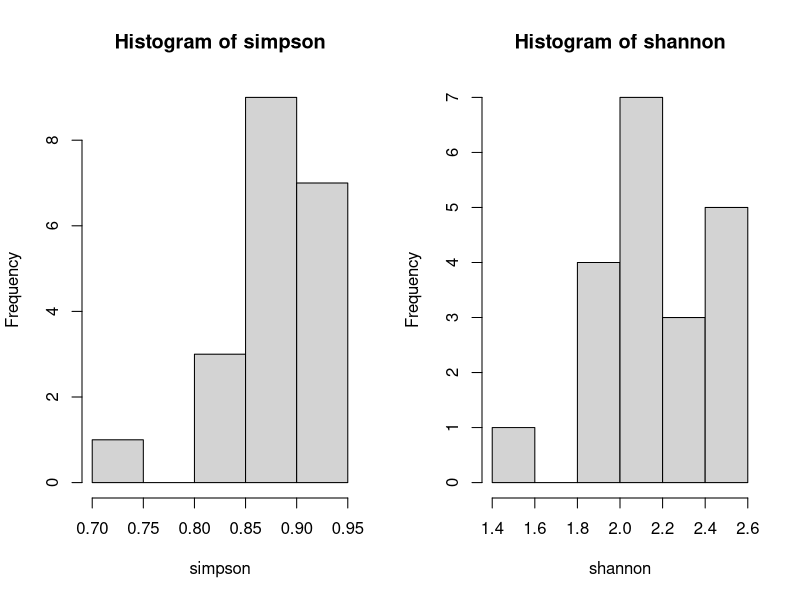
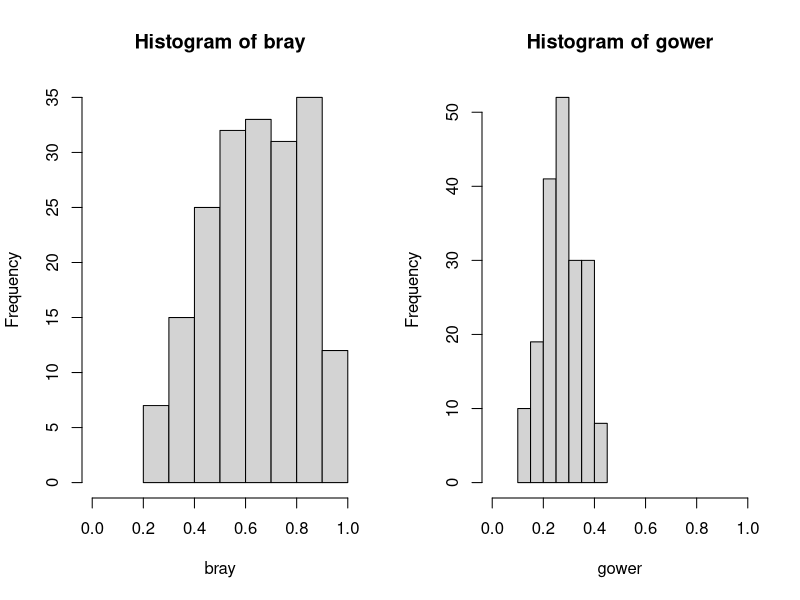
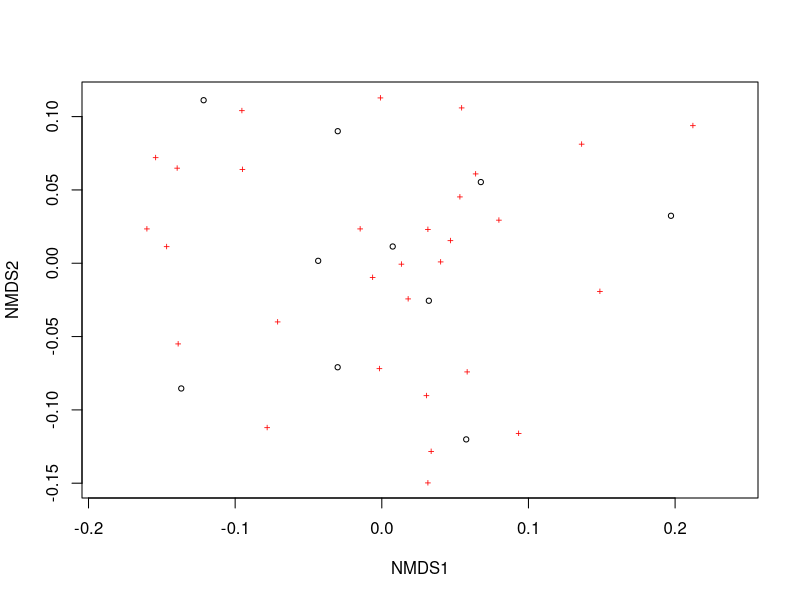
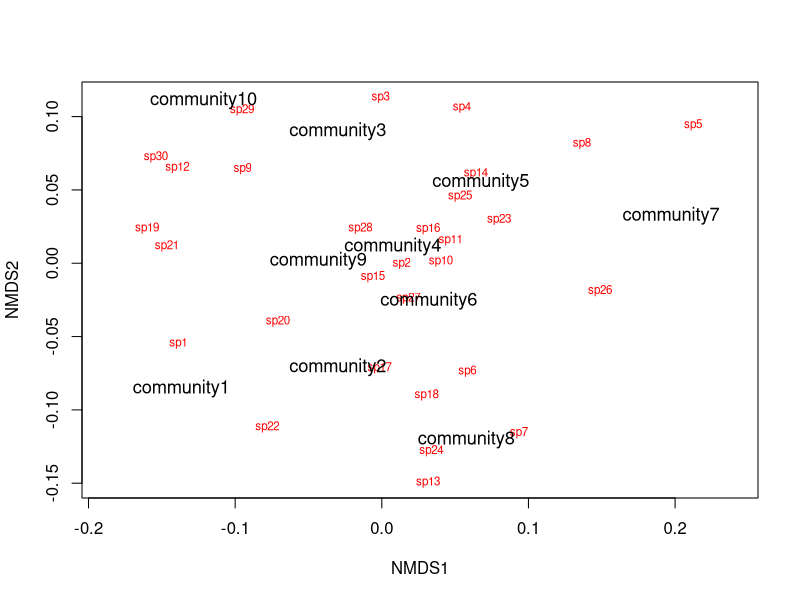

The R source for these figures, in order: (Note: this script raises an error after producing the figures.)
## ---- chunk 1
knitr::opts_chunk$set(fig.width = 6,fig.height = 6,
                        echo = TRUE, warning=FALSE,message=FALSE)
## ---- chunk 2
library(vegan)

#1. load data
data(dune) # Vegetation and Environment in Dutch Dune Meadows
str(dune) #a data frame of observations of 30 species at 20 sites


#2. Diversity of each site
simpson <- diversity(dune, "simpson")
round(simpson,3)
#calculate Simpson's 1-D Index of Diversity for each site. 
# closer to 1 = greater diversity

shannon <- diversity(dune) # note that Shannon's is default
round(shannon,3) #Typically ranges from 1.5 - 3.4, higher = more diverse

# lets compare the two
par(mfrow = c(1, 2))  
hist(simpson)
hist(shannon)


#3. Calculate dissimilarity distance
# Vegdist computes dissimilarity indices. 
#We are using gower and bray-curtis which are good in
# detecting underlying ecological gradients
#They are bounded between 0 and 1, 
#  where 0 = same composition, 1 = maximally dissimilar
par(mfrow = c(1, 2))
bray = vegdist(dune, "bray") 
gower = vegdist(dune, "gower")
hist(bray, xlim = range(0.0,1.0))
hist(gower, xlim = range(0.0,1.0))


#4. Non-Metric Multidimensional Scaling (nMDS)
# The goal of NMDS is to collapse information from multiple
#  dimensions (e.g, from multiple communities, sites, etc.) 
#  into just a few, so that they can be visualized & interpreted.
# NMDS does not produce a statistical output

#create a random comunity matrix
set.seed(2) # random no. generator / way to specify seeds
community_matrix=matrix(
   sample(1:100,300,replace=T),nrow=10, 
   dimnames=list(paste("community",1:10,sep=""),
                 paste("sp",1:30,sep="")))
community_matrix[1:5,1:10]

#run nMDS
example_NMDS=metaMDS(community_matrix, # Our matrix
             k=2) # The number of reduced dimensions. 
                  #  Increase if high stress is problem.
#A good rule of thumb:
#  stress > 0.05 provides an excellent representation 
#               in reduced dimensions,
# > 0.1 is great,
# >0.2 is good/ok,
# and stress > 0.3 provides a poor representation

par(mfrow = c(1, 1))
plot(example_NMDS)

#add text to make sense of plot:
  #Ordination plot function especially for congested plots
ordiplot(example_NMDS,type="n")

  #The function adds text or points to ordination plots
orditorp(example_NMDS,display="species",col="red",air=0.01)

orditorp(example_NMDS,display="sites",cex=1.1,air=0.01)


#5. Multivariate analysis of variance for statistical testing
#We will use adonis(): 
#   A multivariate analysis of variance using distance matrices
# Adonis and uses permutation
# tests to inspect the significances of those partitions  

#Other methods implemented in vegan: 
# multiresponse permutation procedure (mrpp)
# analysis of similarities (anosim)

# create dummy data (3 sets of 30 sites, 10 species)
set.seed(666)
num<-30
disp.a<-5
sites.a<-data.frame(
  sp.a=rnbinom(num,mu = 4, size = disp.a),
  sp.b=rnbinom(num,mu = 6, size = disp.a),
  sp.c=rnbinom(num,mu = 5, size = disp.a),
  sp.d=rnbinom(num,mu = 7, size = disp.a),
  sp.e=rnbinom(num,mu = 1, size = disp.a),
  sp.f=rnbinom(num,mu = 18, size = disp.a),
  sp.g=rnbinom(num,mu = 10, size = disp.a),
  sp.h=rnbinom(num,mu = 8, size = disp.a),
  sp.i=rnbinom(num,mu = 4, size = disp.a),
  sp.j=rnbinom(num,mu = 5, size = disp.a))

disp.b<-15
sites.b<-data.frame(
  sp.a=rnbinom(num,mu = 20, size = disp.b),
  sp.b=rnbinom(num,mu = 30, size = disp.b),
  sp.c=rnbinom(num,mu = 25, size = disp.b),
  sp.d=rnbinom(num,mu = 35, size = disp.b),
  sp.e=rnbinom(num,mu = 5, size = disp.b),
  sp.f=rnbinom(num,mu = 90, size = disp.b),
  sp.g=rnbinom(num,mu = 50, size = disp.b),
  sp.h=rnbinom(num,mu = 40, size = disp.a),
  sp.i=rnbinom(num,mu = 20, size = disp.b),
  sp.j=rnbinom(num,mu = 25, size = disp.a))


disp.c<-30
sites.c<-data.frame(
  sp.a=rnbinom(num,mu = 40, size = disp.c),
  sp.b=rnbinom(num,mu = 60, size = disp.a),
  sp.c=rnbinom(num,mu = 50, size = disp.b),
  sp.d=rnbinom(num,mu = 70, size = disp.c),
  sp.e=rnbinom(num,mu = 10, size = disp.c),
  sp.f=rnbinom(num,mu = 180, size = disp.c),
  sp.g=rnbinom(num,mu = 100, size = disp.c),
  sp.h=rnbinom(num,mu = 80, size = disp.a),
  sp.i=rnbinom(num,mu = 40, size = disp.c),
  sp.j=rnbinom(num,mu = 50, size = disp.c))

#combine data
all.sites<-rbind(sites.a,sites.b,sites.c)

#treatments
trt<-rep(c("Control","High","Low"),each=nrow(sites.a))

#run nMDS
library(ggplot2)
all.mds <- metaMDS(all.sites)  #using all the defaults

data.scores <- as.data.frame(scores(all.mds))  
data.scores$site <- rownames(data.scores)  
data.scores$grp<-trt

ggplot(data=data.scores) + 
  stat_ellipse(aes(x=NMDS1,y=NMDS2,colour=trt),level = 0.50) +
  geom_point(aes(x=NMDS1,y=NMDS2,shape=trt,colour=trt),size=4)

# there seems to be some differences but let's run the stats

#run adonis
adon.results<-adonis(all.sites ~ trt, method="bray",perm=999)
print(adon.results)

#So there are S differences between control, low and high 
#....(whatever low and high are)


#Let's run this thru anosim()
all.sites.dist <- vegdist(all.sites) #dissimilarity matrix
anos.results<-anosim(all.sites.dist,trt)
print(anos.results)
#Interpretation: 
#ANOSIM tests whether we can reject the null hypothesis that
# the similarity between groups is greater than or equal
# to the similarity within the groups
# ANOSIM generates a value of R which lies between -1 and 1, 
# R=0 representing the null hypothesis (no difference
#     among treatments).
# R>0 suggest more similarity within treatment 
# R<0 suggest more similarity between sites than within sites 
#     and may raise the possibility of wrong assignment of 
#     samples to sites.
# The closer R is to 1, the more the samples within a site
#  are similar to each other and dissimilar to samples in 
#  other sites
plot(anos.results)

